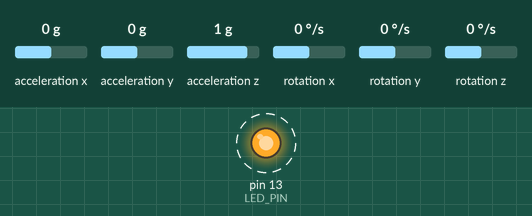
This sketch was run on a simulated Arduino Uno, built with avr-gcc and run on an emulated ATmega328P. Shown: output pins drawn as LEDs (lit = HIGH). Dashed ring = blinking. Inputs (shaded band) come from the test bench; at power-on: acceleration x 0 g, acceleration y 0 g, acceleration z 1 g, rotation x 0 °/s, rotation y 0 °/s, rotation z 0 °/s. What the sketch prints to the serial monitor is not drawn.

Above: at 0.06 s.
Timing chart, 0 to 3.0 s (numbered marks = the images above):
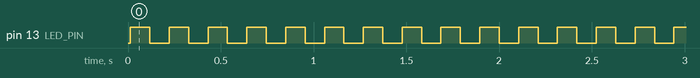

Measured:
- by itself, pin 13 (LED_PIN): alternates HIGH for 0.10 s and LOW for 0.10 s

The sketch:

MPU6050_Test_Processed.ino
```cpp
#include "I2Cdev.h"
#include "MPU6050.h"
#include "Wire.h"

#define MPU_ADDRESS 0x68
#define MPU_INTERRUPT 2
#define LED_PIN 13
bool blinkState = false;

MPU6050 accelgyro;

int16_t ax, ay, az;
int16_t gx, gy, gz;

void setup() {
  Wire.begin();
  Serial.begin(38400);

  //initialize device
  Serial.println("Initializing I2C devices...");
  accelgyro.initialize();

  //verify connection
  Serial.println("Testing device connections...");
  Serial.println(accelgyro.testConnection() ? "MPU6050 connection successful" : "MPU6050 connection failed");

  //configure Arduino LED pin for output
  pinMode(LED_PIN, OUTPUT);
}

void loop() {
  //read raw accel/gyro measurements from device
  accelgyro.getMotion6(&ax, &ay, &az, &gx, &gy, &gz);

  //display tab-separated accel/gyro x/y/z values
  Serial.print("a/g:\t");
  Serial.print(ax); Serial.print("\t");
  Serial.print(ay); Serial.print("\t");
  Serial.print(az); Serial.print("\t");
  Serial.print(gx); Serial.print("\t");
  Serial.print(gy); Serial.print("\t");
  Serial.println(gz);

  blinkState = !blinkState;
  digitalWrite(LED_PIN, blinkState);
  delay(100);

}
```
